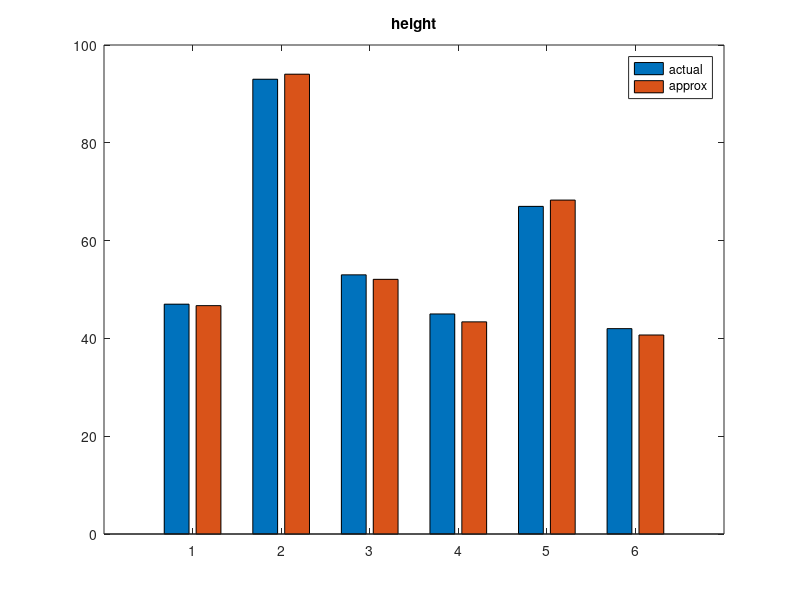
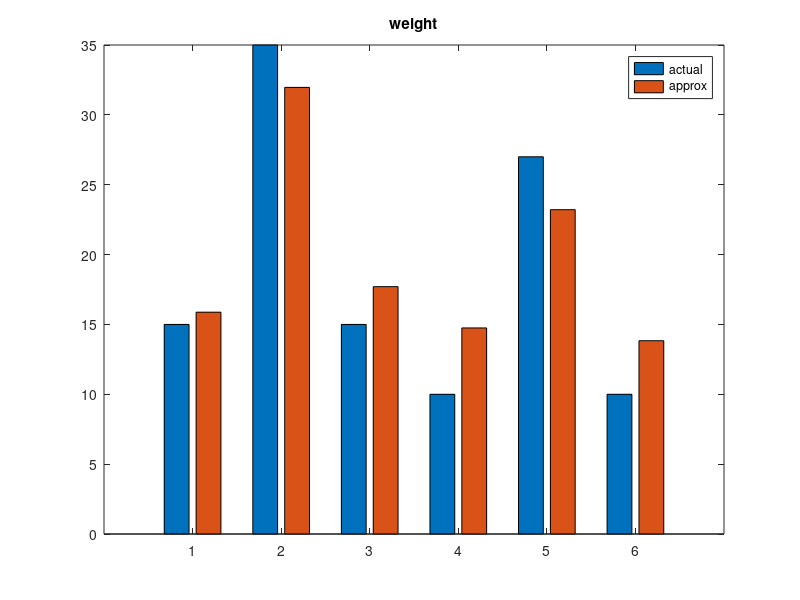

Write MATLAB code to recreate these figures, in order.
% From https://www.mathworks.com/content/dam/mathworks/mathworks-dot-com/moler/eigs.pdf

A = [47 15; 93 35; 53 15; 45 10; 67 27; 42 10]

[U,S,V] = svd(A,0);
sigma = diag(S)

% sigma(1) >> sigma(2)
% rank 1 approx
E1 = sigma(1)*U(:,1)*V(:,1)'

% underlying PC
w = sigma(1)*U(:,1);

% We can approximate each column by
% height ? w*V(1,1)
% weight ? w*V(2,1)

height = w*V(1,1);
weight = w*V(2,1);

h_pca(:,1) = A(:,1);
h_pca(:,2) = height;
figure;
bar(h_pca); legend('actual', 'approx');title('height');
figure;
w_pca(:,1) = A(:,2);
w_pca(:,2) = weight;
bar(w_pca); legend('actual', 'approx');title('weight');
